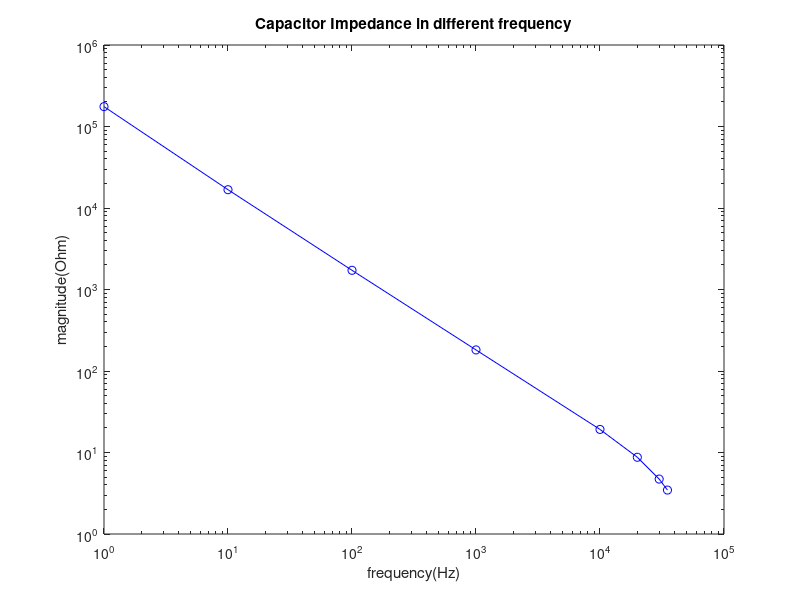
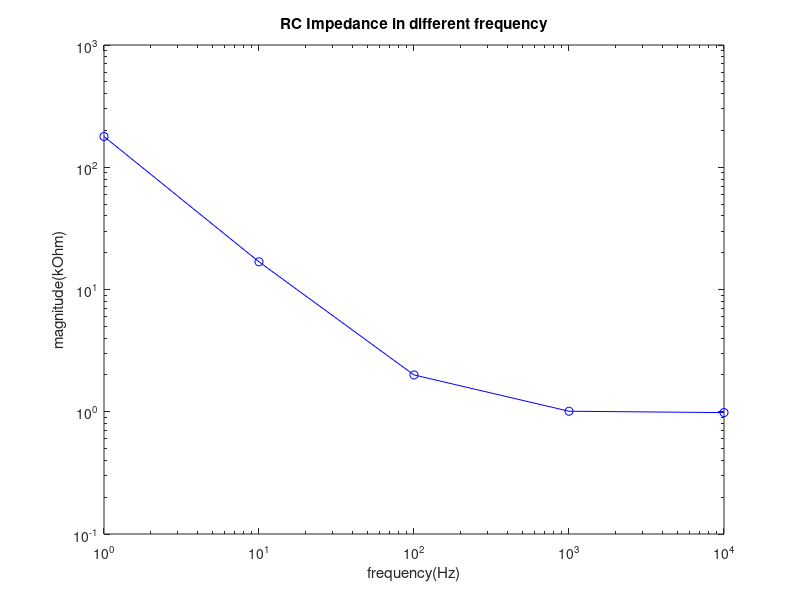
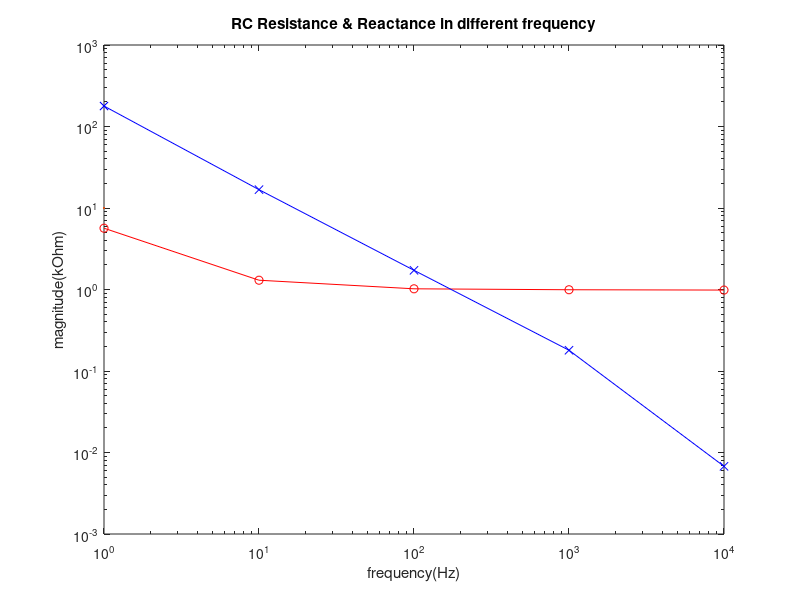
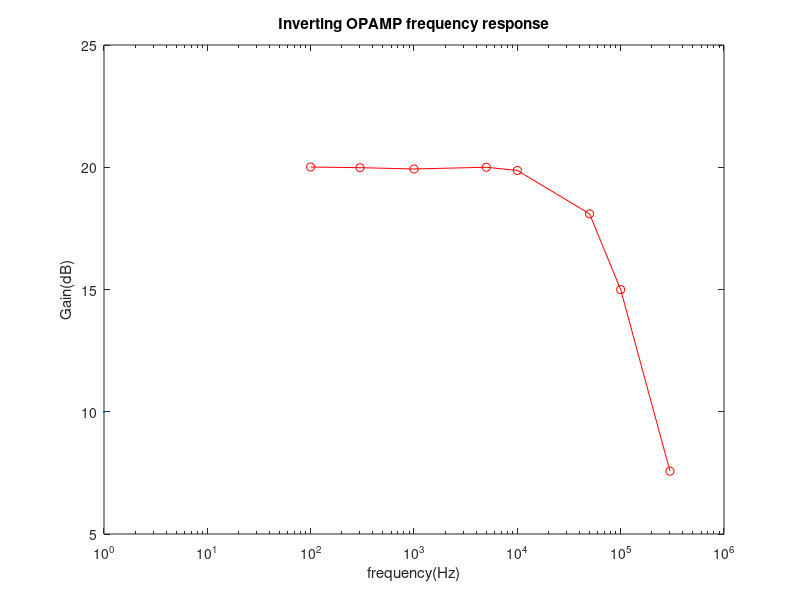

Write the MATLAB code that produced these figures, in order.
%capacitance impedance in different frequency
figure(1)
frequency1=[1, 10, 100, 1000, 10000, 20000, 30000, 35000];
magnitude1=[175330, 16770, 1720, 181.43, 19.19, 8.74, 4.72, 3.46];
loglog(frequency1,magnitude1, "-ob");
xlabel('frequency(Hz)');
ylabel('magnitude(Ohm)');
title('Capacitor Impedance in different frequency');

%RC impedance in different frequency
figure(2)
frequency2=[1, 10, 100, 1000, 10000];
magnitude2=[178390, 16840, 2000, 1010, 984.26];
loglog(frequency2,magnitude2/1000, "-ob");
xlabel('frequency(Hz)');
ylabel('magnitude(kOhm)');
title('RC Impedance in different frequency');

%RC resistance and reactance in different frequency
figure(3)
R=[5650, 1300, 1020, 993.14, 984.24];
XC=[178300, 16790, 1720, 179.75, 6.77];
loglog(frequency2,R/1000, "-or",Markersize=10);hold on;
loglog(frequency2,XC/1000, "-xb", Markersize=10);hold on;
xlabel('frequency(Hz)');
ylabel('magnitude(kOhm)');
title('RC Resistance & Reactance in different frequency');

%Inverting OPAMP frequency response:
figure(4)
gain=[10.01, 9.98, 9.92, 10, 9.85, 8.03, 5.62 ,2.39];
frequency3=[100, 300, 1000, 5000, 10000, 50000, 100000, 300000];
semilogx(frequency3, 20*log10(gain), "-or",Markersize=10);
xlabel('frequency(Hz)');
ylabel('Gain(dB)');
title('Inverting OPAMP frequency response');